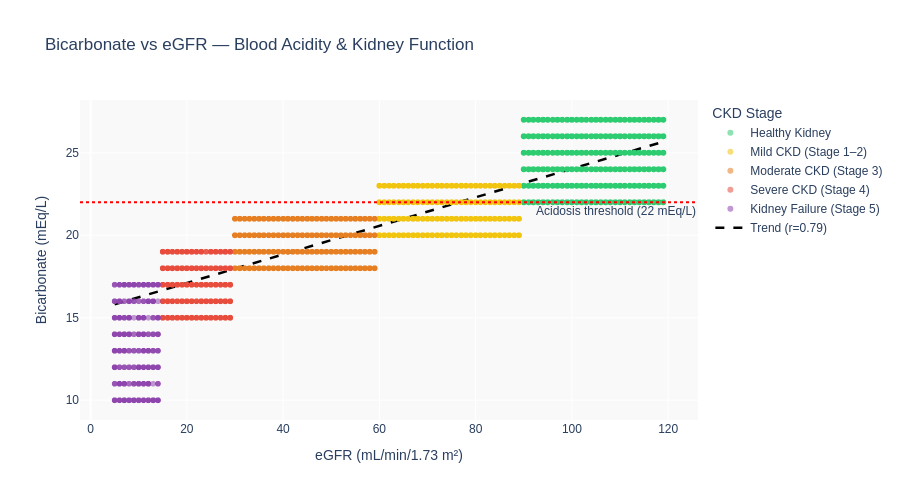

Notebook source saved alongside this figure:
### Markdown cell above
### Q4) How is Bicarbonate (blood acidity) related to kidney function (eGFR)?

### Code cell
fig3 = px.scatter(
    df_sorted,
    x="eGFR",
    y="Bicarbonate",
    color="Target",
    color_discrete_map=STAGE_COLORS,
    category_orders={"Target": stage_order},
    opacity=0.55,
    labels={"eGFR": "eGFR (mL/min/1.73 m²)", "Bicarbonate": "Bicarbonate (mEq/L)"},
    title="Bicarbonate vs eGFR — Blood Acidity & Kidney Function",
)
 
# OLS trend line
m, b = np.polyfit(df["eGFR"], df["Bicarbonate"], 1)
x_range = np.linspace(df["eGFR"].min(), df["eGFR"].max(), 200)
fig3.add_trace(
    go.Scatter(
        x=x_range,
        y=m * x_range + b,
        mode="lines",
        name=f"Trend (r={df[['eGFR','Bicarbonate']].corr().iloc[0,1]:.2f})",
        line=dict(color="black", width=2.5, dash="dash"),
    )
)
# Clinical acidosis line
fig3.add_hline(
    y=22, line_dash="dot", line_color="red", line_width=2,
    annotation_text="Acidosis threshold (22 mEq/L)",
    annotation_position="bottom right",
)
fig3.update_layout(
    plot_bgcolor="#f9f9f9",
    paper_bgcolor="white",
    height=500,
    font=dict(family="Arial", size=12),
    legend=dict(title="CKD Stage"),
)

### Figure 1 — Plotly figure (JSON) as saved in the notebook; plotly's stock layout.template omitted (floating-point values rounded to 4 significant figures; data arrays with more than 128 entries replaced by an {"elided": "..."} marker saying what was removed)
{"data": [{"hovertemplate": "Target=Healthy Kidney<br>eGFR (mL/min/1.73 m²)=%{x}<br>Bicarbonate (mEq/L)=%{y}<extra></extra>", "legendgroup": "Healthy Kidney", "marker": {"color": "#2ecc71", "opacity": 0.55, "symbol": "circle"}, "mode": "markers", "name": "Healthy Kidney", "showlegend": true, "type": "scattergl", "x": {"elided": "15744 int values"}, "xaxis": "x", "y": {"elided": "15744 int values"}, "yaxis": "y"}, {"hovertemplate": "Target=Mild CKD (Stage 1–2)<br>eGFR (mL/min/1.73 m²)=%{x}<br>Bicarbonate (mEq/L)=%{y}<extra></extra>", "legendgroup": "Mild CKD (Stage 1–2)", "marker": {"color": "#f1c40f", "opacity": 0.55, "symbol": "circle"}, "mode": "markers", "name": "Mild CKD (Stage 1–2)", "showlegend": true, "type": "scattergl", "x": {"elided": "2491 int values"}, "xaxis": "x", "y": {"elided": "2491 int values"}, "yaxis": "y"}, {"hovertemplate": "Target=Moderate CKD (Stage 3)<br>eGFR (mL/min/1.73 m²)=%{x}<br>Bicarbonate (mEq/L)=%{y}<extra></extra>", "legendgroup": "Moderate CKD (Stage 3)", "marker": {"color": "#e67e22", "opacity": 0.55, "symbol": "circle"}, "mode": "markers", "name": "Moderate CKD (Stage 3)", "showlegend": true, "type": "scattergl", "x": {"elided": "1489 int values"}, "xaxis": "x", "y": {"elided": "1489 int values"}, "yaxis": "y"}, {"hovertemplate": "Target=Severe CKD (Stage 4)<br>eGFR (mL/min/1.73 m²)=%{x}<br>Bicarbonate (mEq/L)=%{y}<extra></extra>", "legendgroup": "Severe CKD (Stage 4)", "marker": {"color": "#e74c3c", "opacity": 0.55, "symbol": "circle"}, "mode": "markers", "name": "Severe CKD (Stage 4)", "showlegend": true, "type": "scattergl", "x": {"elided": "856 int values"}, "xaxis": "x", "y": {"elided": "856 int values"}, "yaxis": "y"}, {"hovertemplate": "Target=Kidney Failure (Stage 5)<br>eGFR (mL/min/1.73 m²)=%{x}<br>Bicarbonate (mEq/L)=%{y}<extra></extra>", "legendgroup": "Kidney Failure (Stage 5)", "marker": {"color": "#8e44ad", "opacity": 0.55, "symbol": "circle"}, "mode": "markers", "name": "Kidney Failure (Stage 5)", "showlegend": true, "type": "scattergl", "x": {"elided": "420 int values"}, "xaxis": "x", "y": {"elided": "420 int values"}, "yaxis": "y"}, {"line": {"color": "black", "dash": "dash", "width": 2.5}, "mode": "lines", "name": "Trend (r=0.79)", "type": "scatter", "x": {"elided": "200 float values"}, "y": {"elided": "200 float values"}}], "layout": {"annotations": [{"showarrow": false, "text": "Acidosis threshold (22 mEq/L)", "x": 1, "xanchor": "right", "xref": "x domain", "y": 22, "yanchor": "top", "yref": "y"}], "font": {"family": "Arial", "size": 12}, "height": 500, "legend": {"title": {"text": "CKD Stage"}, "tracegroupgap": 0}, "paper_bgcolor": "white", "plot_bgcolor": "#f9f9f9", "shapes": [{"line": {"color": "red", "dash": "dot", "width": 2}, "type": "line", "x0": 0, "x1": 1, "xref": "x domain", "y0": 22, "y1": 22, "yref": "y"}], "title": {"text": "Bicarbonate vs eGFR — Blood Acidity & Kidney Function"}, "xaxis": {"anchor": "y", "domain": [0, 1], "title": {"text": "eGFR (mL/min/1.73 m²)"}}, "yaxis": {"anchor": "x", "domain": [0, 1], "title": {"text": "Bicarbonate (mEq/L)"}}}}
